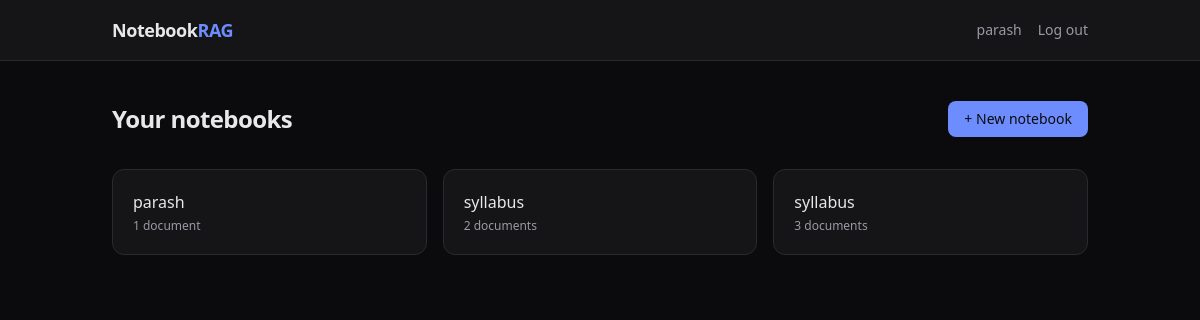
The app's page / (signed in), older data.
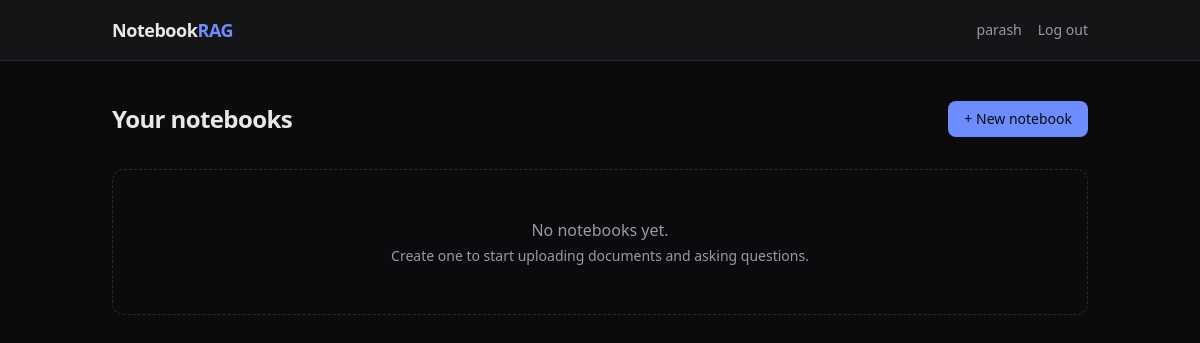
The same page, newer data.
### pipeline/models.py (models this page shows, shortened)
class Notebook(models.Model):
    user = models.ForeignKey(User, on_delete=models.CASCADE)
    title = models.CharField(max_length=255)
    created_at = models.DateTimeField(auto_now_add=True)

### pipeline/views.py (the view)
# urls.py: path("", views.notebook_list, name="notebook_list"),
@login_required
def notebook_list(request):
    if request.method == "POST":
        title = request.POST.get("title", "").strip()
        if title:
            notebook = Notebook.objects.create(user=request.user, title=title)
            return redirect("notebook_detail", notebook_id=notebook.id)
    notebooks = Notebook.objects.filter(user=request.user).order_by("-created_at")
    return render(request, "pipeline/notebook_app.html", {"notebooks": notebooks})

### pipeline/templates/pipeline/notebook_app.html (shortened to what this page needs)
<!DOCTYPE html>
<html lang="en">
<head>
    <script src="https://cdn.tailwindcss.com"></script>
</head>
<body class="bg-bg text-ink min-h-screen flex flex-col font-sans">
    <header class="border-b border-border bg-panel">
        <div class="max-w-5xl mx-auto px-6 py-4 flex items-center justify-between">
            <a href="{% url 'notebook_list' %}" class="font-semibold text-lg tracking-tight">
                Notebook<span class="text-accent">RAG</span>
            </a>
            {% if user.is_authenticated %}
            <div class="flex items-center gap-4 text-sm">
                <span class="text-muted">{{ user.username }}</span>
                <form method="POST" action="{% url 'logout' %}" class="inline">
    <button type="submit" class="text-muted hover:text-ink transition">Log out</button>
</form>
            </div>
            {% endif %}
        </div>
    </header>
    <main class="flex-1">
        {% if not notebook %}
        <div class="max-w-5xl mx-auto px-6 py-10">
            <div class="flex items-center justify-between mb-8">
                <h1 class="text-2xl font-semibold tracking-tight">Your notebooks</h1>
                <button onclick="document.getElementById('new-notebook-form').classList.toggle('hidden')"
                        class="px-4 py-2 bg-accent text-bg text-sm font-medium rounded-lg hover:opacity-90 transition">
                    + New notebook
                </button>
            </div>
            {% if notebooks %}
            <div class="grid sm:grid-cols-2 lg:grid-cols-3 gap-4">
                {% for nb in notebooks %}
                <div class="relative group block border border-border rounded-xl p-5 bg-panel hover:border-accent/50 transition">
                    <a href="{% url 'notebook_detail' nb.id %}" class="block">
                        <h2 class="font-medium mb-1 pr-6">{{ nb.title }}</h2>
                        <p class="text-xs text-muted">{{ nb.document_set.count }} document{{ nb.document_set.count|pluralize }}</p>
                    </a>
                </div>
                {% endfor %}
            </div>
            {% else %}
            <div class="border border-dashed border-border rounded-xl p-12 text-center text-muted">
                <p class="mb-1">No notebooks yet.</p>
                <p class="text-sm">Create one to start uploading documents and asking questions.</p>
            </div>
            {% endif %}
        </div>
        {% endif %}
    </main>
</body>
</html>

Row changes from the older to the newer data that the page shows:
removed Notebook: title "parash", document_set.count "1"
removed Notebook: title "syllabus", document_set.count "2"
removed Notebook: title "syllabus", document_set.count "3"
Text that changed along with them:
text now shown: "No notebooks yet. Create one to start uploading documents and asking questions."
